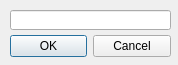
<?xml version="1.0" encoding="UTF-8"?>
<ui version="4.0">
 <class>AddTagDialog</class>
 <widget class="QDialog" name="AddTagDialog">
  <property name="geometry">
   <rect>
    <x>0</x>
    <y>0</y>
    <width>178</width>
    <height>65</height>
   </rect>
  </property>
  <property name="windowTitle">
   <string>Add Tag</string>
  </property>
  <widget class="QDialogButtonBox" name="buttonBox">
   <property name="geometry">
    <rect>
     <x>10</x>
     <y>30</y>
     <width>161</width>
     <height>32</height>
    </rect>
   </property>
   <property name="orientation">
    <enum>Qt::Horizontal</enum>
   </property>
   <property name="standardButtons">
    <set>QDialogButtonBox::Cancel|QDialogButtonBox::Ok</set>
   </property>
  </widget>
  <widget class="QLineEdit" name="lineEdit">
   <property name="geometry">
    <rect>
     <x>10</x>
     <y>10</y>
     <width>161</width>
     <height>20</height>
    </rect>
   </property>
  </widget>
 </widget>
 <resources/>
 <connections>
  <connection>
   <sender>buttonBox</sender>
   <signal>accepted()</signal>
   <receiver>AddTagDialog</receiver>
   <slot>accept()</slot>
   <hints>
    <hint type="sourcelabel">
     <x>248</x>
     <y>254</y>
    </hint>
    <hint type="destinationlabel">
     <x>157</x>
     <y>274</y>
    </hint>
   </hints>
  </connection>
  <connection>
   <sender>buttonBox</sender>
   <signal>rejected()</signal>
   <receiver>AddTagDialog</receiver>
   <slot>reject()</slot>
   <hints>
    <hint type="sourcelabel">
     <x>316</x>
     <y>260</y>
    </hint>
    <hint type="destinationlabel">
     <x>286</x>
     <y>274</y>
    </hint>
   </hints>
  </connection>
 </connections>
</ui>
